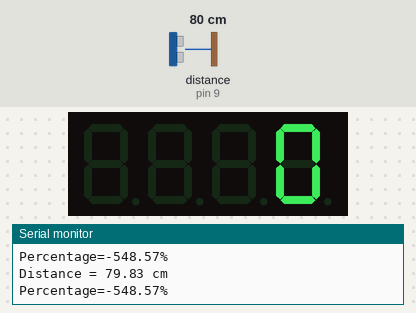
Bench run of a sketch on a simulated Arduino Uno, built with avr-gcc and run on an emulated ATmega328P. Shown: 4-digit seven-segment display, the last lines printed to the serial monitor. Wiring (inferred from the names in the program): ultrasonic range finder: trigger pin 8; echo pin 9. The test bench sets the inputs (shaded band); at power-on: distance to the obstacle (sensor on pin 9) 80 cm. The echo pulse lasts 58.3 µs per cm.

Above: at 2.8 s.
2.9 s: distance to the obstacle (sensor on pin 9) set to 2 cm
At 4.8 s:
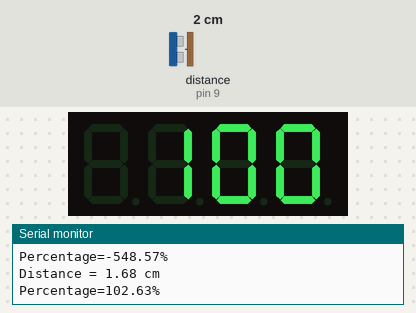
7.6 s: distance to the obstacle (sensor on pin 9) set to 4 cm
At 9.5 s:
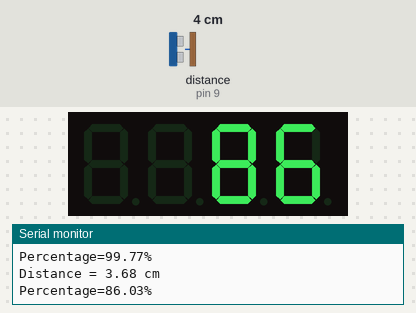
10.3 s: distance to the obstacle (sensor on pin 9) set to 9 cm
At 13.1 s:
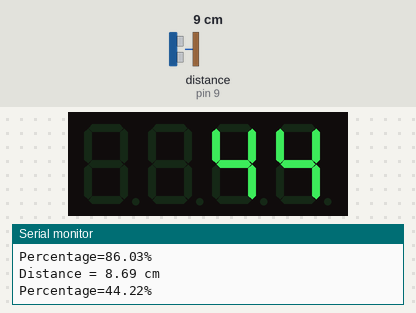
Timing chart, 0 to 14.6 s (numbered marks = the images above; inputs shaded):
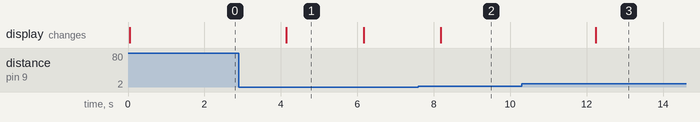

The sketch:

task_water.ino
```cpp
#include <TM1637Display.h>

const int CLK = 2; //Set the CLK pin connection to the display
const int DIO = 3; //Set the DIO pin connection to the display
const int trigPin = 8;
const int echoPin = 9;
long duration;
float distance;
float percentage;
const int gap=2;
const int height=12;

TM1637Display display(CLK, DIO);  //set up the 4-Digit Display.

void setup ()
{
  display.setBrightness(0x0a);  //set the diplay to maximum brightness
  pinMode(trigPin, OUTPUT);
  pinMode(echoPin, INPUT);
  Serial.begin(9600);
}


void loop()
{
    digitalWrite(trigPin, LOW);
    delayMicroseconds(2);

    digitalWrite(trigPin, HIGH);
    delayMicroseconds(10);

    digitalWrite(trigPin, LOW);
    duration = pulseIn(echoPin, HIGH);

  // Calculating distance
  distance=(duration/2)/29.1;
  //distance= duration*0.0343/2;
  Serial.print("Distance = ");
  Serial.print(distance);
  Serial.println(" cm");
  percentage=(((height+gap)-distance)/height)*100;
  Serial.print("Percentage=");
  Serial.print(percentage);
  Serial.println("%");

 display.showNumberDec(percentage); //Display the Variable value;

if(percentage<=0)
{
  display.showNumberDec(0);
}

if(percentage>=100)
{
   display.showNumberDec(100);
}
delay(2000);
}
```

Measured:
- after the input at 2.9 s, the display: changes after 1.2 s (image 1)
- after the input at 7.6 s, the display: changes after 0.59 s (image 2)
- after the input at 10.3 s, the display: changes after 1.9 s (image 3)
- what the display in image 1 shows lasts 2.1 s, from 4.1 s to 6.2 s
